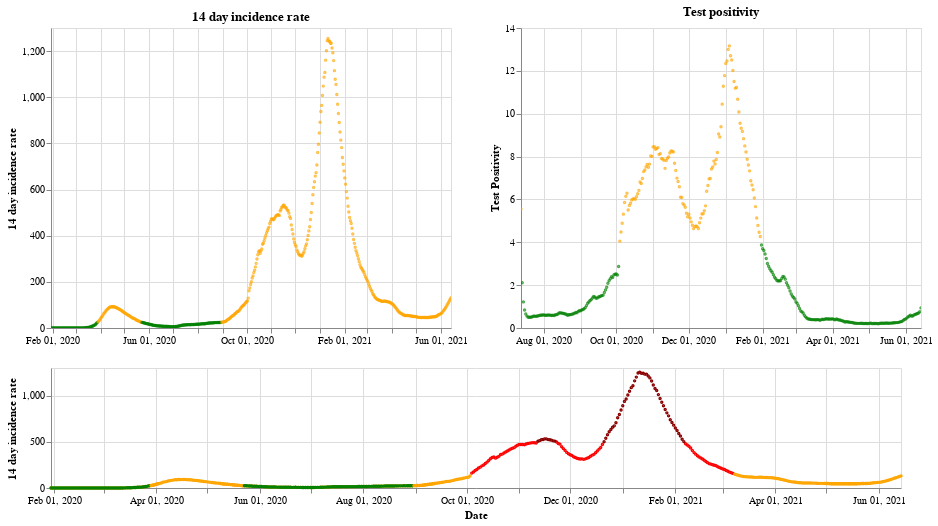

The code cell stored with this chart in its notebook:
### Markdown cell above
## England

### Code cell
plot_traffic_light('England')

### Figure 1 — Vega-Lite specification as saved in the notebook (floating-point values rounded to 4 significant figures; data arrays with more than 128 entries replaced by an {"elided": "..."} marker saying what was removed)
{"config": {"view": {"continuousWidth": 400, "continuousHeight": 300}}, "vconcat": [{"hconcat": [{"mark": {"type": "point", "size": 2}, "encoding": {"color": {"condition": {"value": "green", "test": "(datum.twoWeeklyCasesRate <= 25)"}, "value": "orange"}, "tooltip": [{"type": "nominal", "field": "areaName"}, {"type": "temporal", "field": "date"}, {"type": "quantitative", "field": "twoWeeklyCasesRate"}, {"type": "quantitative", "field": "testPositivity"}], "x": {"type": "temporal", "axis": {"title": ""}, "field": "date", "scale": {"domain": {"selection": "DateBrush"}}, "timeUnit": "yearmonthdate"}, "y": {"type": "quantitative", "axis": {"title": "14 day incidence rate"}, "field": "twoWeeklyCasesRate"}}, "title": "14 day incidence rate", "width": 400}, {"mark": {"type": "point", "size": 2}, "encoding": {"color": {"condition": {"value": "green", "test": "(datum.testPositivity <= 4)"}, "value": "orange"}, "tooltip": [{"type": "nominal", "field": "areaName"}, {"type": "temporal", "field": "date"}, {"type": "quantitative", "field": "twoWeeklyCasesRate"}, {"type": "quantitative", "field": "testPositivity"}], "x": {"type": "temporal", "axis": {"title": ""}, "field": "date", "scale": {"domain": {"selection": "DateBrush"}}, "timeUnit": "yearmonthdate"}, "y": {"type": "quantitative", "axis": {"title": "Test Positivity"}, "field": "testPositivity"}}, "title": "Test positivity", "width": 400}]}, {"layer": [{"mark": {"type": "point", "size": 2}, "encoding": {"color": {"condition": {"value": "orange", "test": "((50 && datum.twoWeeklyCasesRate) < 150)"}, "value": "red"}, "opacity": {"condition": {"value": 1, "test": "((50 && datum.twoWeeklyCasesRate) < 500)"}, "value": 0}, "tooltip": [{"type": "nominal", "field": "areaName"}, {"type": "temporal", "field": "date"}, {"type": "quantitative", "field": "twoWeeklyCasesRate"}, {"type": "quantitative", "field": "testPositivity"}], "x": {"type": "temporal", "axis": {"title": "Date"}, "field": "date", "timeUnit": "yearmonthdate"}, "y": {"type": "quantitative", "axis": {"title": "14 day incidence rate"}, "field": "twoWeeklyCasesRate"}}, "selection": {"DateBrush": {"type": "interval", "encodings": ["x"], "fields": ["Time"]}}, "width": 850}, {"mark": {"type": "point", "size": 2}, "encoding": {"color": {"value": "darkred"}, "opacity": {"condition": {"value": 1, "test": "(datum.twoWeeklyCasesRate >= 500)"}, "value": 0}, "tooltip": [{"type": "nominal", "field": "areaName"}, {"type": "temporal", "field": "date"}, {"type": "quantitative", "field": "twoWeeklyCasesRate"}, {"type": "quantitative", "field": "testPositivity"}], "x": {"type": "temporal", "axis": {"title": "Date"}, "field": "date", "timeUnit": "yearmonthdate"}, "y": {"type": "quantitative", "axis": {"title": "14 day incidence rate"}, "field": "twoWeeklyCasesRate"}}, "width": 400}, {"mark": {"type": "point", "size": 2}, "encoding": {"color": {"condition": {"value": "green", "test": "((4 && datum.twoWeeklyCasesRate) < 25)"}, "value": "orange"}, "opacity": {"condition": {"value": 1, "test": "(datum.twoWeeklyCasesRate < 50)"}, "value": 0}, "tooltip": [{"type": "nominal", "field": "areaName"}, {"type": "temporal", "field": "date"}, {"type": "quantitative", "field": "twoWeeklyCasesRate"}, {"type": "quantitative", "field": "testPositivity"}], "x": {"type": "temporal", "axis": {"title": "Date"}, "field": "date", "timeUnit": "yearmonthdate"}, "y": {"type": "quantitative", "axis": {"title": "14 day incidence rate"}, "field": "twoWeeklyCasesRate"}}, "width": 400}], "height": 120, "width": 800}], "data": {"name": "data-63c43e232e235b9516e79372f699a425"}, "$schema": "https://vega.github.io/schema/vega-lite/v4.8.1.json", "datasets": {"data-63c43e232e235b9516e79372f699a425": {"elided": "502 records"}}}
